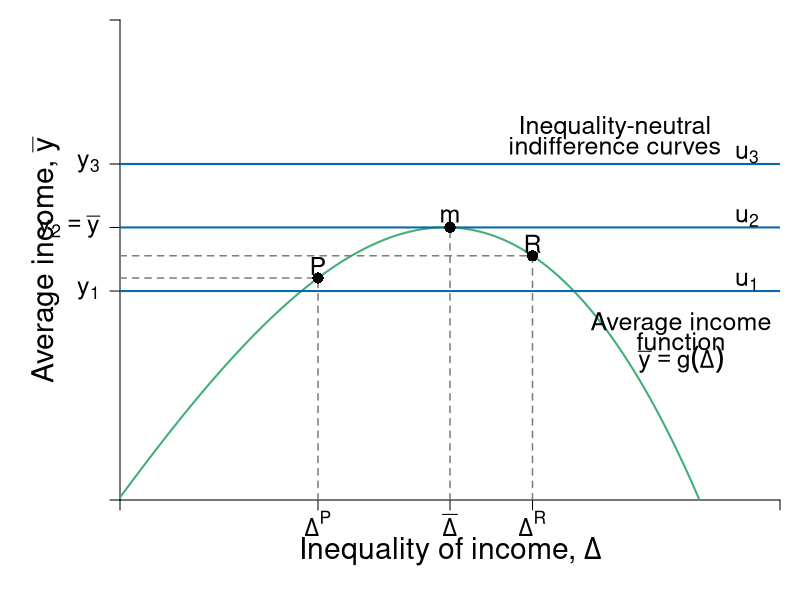

Recreate this plot in R.
#Graph Designer: Simon Halliday & Riley Boeth '17
#Authors: Bowles, Foley and Halliday
#Title: Coordination, Conflict and Competition: A Text in Microeconomics

library(shape)
pdf(file = "risk/risks_inequality_neutral.pdf", width = 10, height = 8)


#Set parameters for graphics
axislabelsize <- 1.8
labelsize <- 1.5
namesize <- 1.8
annotatesize <- 1.5
graphlinewidth <- 2
segmentlinewidth <- 1.5

COL <- c("#7fc97f", "#beaed4", "#fdc086", "#ffff99", "#386cb0", "#f0027f", "#bf5b17", "#666666")
COLA <- c("#e0f3db", "#99d8c9","#66c2a4","#41ae76", "#238b45", "#005824")
COLB <- c("#c6dbef", "#4eb3d3", "#2b8cbe", "#0868ac","#084081")
COLC <- c("#fcfbfd", "#efedf5", "#dadaeb", "#bcbddc", "#9e9ac8", "#807dba", "#6a51a3", "#54278f", "#3f007d")
grays <- gray.colors(25, start = 1, end = 0)

#Edited the margins to cater for the larger LHS labels
par(mar =  c(5, 6, 1, 1))

#Indifference curves of a risk-averse homo economicus (2nd graph out of the two for 4.7)

indiffA <- function(x, ua = 2, slope = 1/12) {
  ua + slope*(x)^2
}

#Average wealth function 

avgwealth <- function(x){
  (1.08)*((-1/35)*(((-((.9)*x-36))^2))+36.8+((-1/10)*(x-4)+(-1/1000)*((x-3)^3)))
}

#Add limits on axes and levels of utility for each indifference curve
ylims <- c(0, 40)
xlims <- c(0, 40)

npts <- 501 
x <- seq(xlims[1], xlims[2], length.out = npts)
y <- seq(ylims[1], ylims[2], length.out = npts) 

plot(0, 0, xlim = xlims, ylim = ylims, type = "n",
     xlab = expression(paste("")),
     ylab = expression(paste("")), 
     xaxt = "n", 
     yaxt = "n", 
     cex.lab = axislabelsize, 
     bty = "n", 
     xaxs = "i", 
     yaxs = "i"
)

#x and y limits with plain axes without ticks/numbers to match previous graph

#ticksx <- seq(from = 0, to = xlims[2]+1, by = 4)
#xlabels <- seq(from = 0, to = xlims[2], by = 1)
ticksx <- c(xlims[1], 12,  20, 25, xlims[2])
xlabels <- c(NA, expression(paste(Delta^P)), expression(paste(bar(Delta) )), expression(paste(Delta^R)), NA)
#ticksy <- seq(from = 0, to = ylims[2]+1, by = 4)
#ylabels <- seq(from = 0, to = ylims[2], by = 1)
ticksy <- c(ylims[1], avgwealth(11), avgwealth(20), 28, ylims[2])
ylabels <- c(NA, expression(paste(y[1])), expression(paste(y[2] == bar(y) )), expression(paste(y[3])), NA)


axis(1,at = ticksx,  pos = 0, labels = xlabels, cex.axis = labelsize)
axis(2,at = ticksy,  pos = 0, labels = ylabels, las = 1, cex.axis = labelsize)

npts <- 500 
xx1 <- seq(xlims[1], xlims[2], length.out = npts)
xx2 <- seq(0, xlims[2], length.out = npts)
xx3 <- seq(xlims[1], 0, length.out = npts)
xx4 <- seq(-11, 0, length.out = npts)


lines(xx1, avgwealth(xx1), col = COLA[4], lwd = graphlinewidth)


#Axis labels and draw linear utility function
mtext(expression(paste("Inequality of income, ", Delta)), side = 1, line = 2.5, cex = axislabelsize)
text(-4.5, 0.5*ylims[2], expression(paste("Average income, ",bar(y))), xpd = TRUE, cex = axislabelsize, srt = 90) 

#Label various points on line

segments(0, avgwealth(x = 11), xlims[2], avgwealth(x = 11), lty = 1, col = COLB[4], lwd = graphlinewidth)
segments(0, avgwealth(x = 20) , xlims[2], avgwealth(x = 20) , lty = 1, col = COLB[4], lwd = graphlinewidth)
segments(0, 28, xlims[2], 28, lty = 1, col = COLB[4], lwd = graphlinewidth)


text(20, avgwealth(20)+1, expression(paste(m)), cex = labelsize)
segments(20, 0, 20, avgwealth(20), lty = 2, col = grays[20], lwd = segmentlinewidth)
points(20, avgwealth(20), pch = 16, col = "black", cex = 1.5)

segments(0, avgwealth(12), 12, avgwealth(12), lty = 2, col = grays[20], lwd = segmentlinewidth)
segments(12, 0, 12, avgwealth(12), lty = 2, col = grays[20], lwd = segmentlinewidth)
points(12, avgwealth(12), pch = 16, col = "black", cex = 1.5)
text(12, avgwealth(12) + 1, expression(paste(P)), cex = labelsize)

segments(0, avgwealth(25), 25, avgwealth(25), lty = 2, col = grays[20], lwd = segmentlinewidth)
segments(25, 0, 25, avgwealth(25), lty = 2, col = grays[20], lwd = segmentlinewidth)
points(25, avgwealth(25), pch = 16, col = "black", cex = 1.5)
text(25, avgwealth(25) + 1, expression(paste(R)), cex = labelsize)


#label the three indifference curves

text(38, 18.2, expression(paste(u[1])), xpd = TRUE, cex = labelsize)
text(38, 23.5, expression(paste(u[2])),  xpd = TRUE, cex = labelsize)
text(38, 28.8, expression(paste(u[3])),  xpd = TRUE, cex = labelsize)

#Label average wealth curve and indifference curves generally

text(34, avgwealth(30)+1.5, expression(paste("Average income")), xpd = TRUE, cex = labelsize)
text(34, avgwealth(30), expression(paste("function")), xpd = TRUE, cex = labelsize)
text(34, avgwealth(30)-1.5, expression(paste(bar(y) == g(Delta) )), xpd = TRUE, cex = labelsize)

text(30, 31, expression(paste("Inequality-neutral")), xpd = TRUE, cex = labelsize)
text(30, 29.5, expression(paste("indifference curves")), xpd = TRUE, cex = labelsize)

dev.off()
